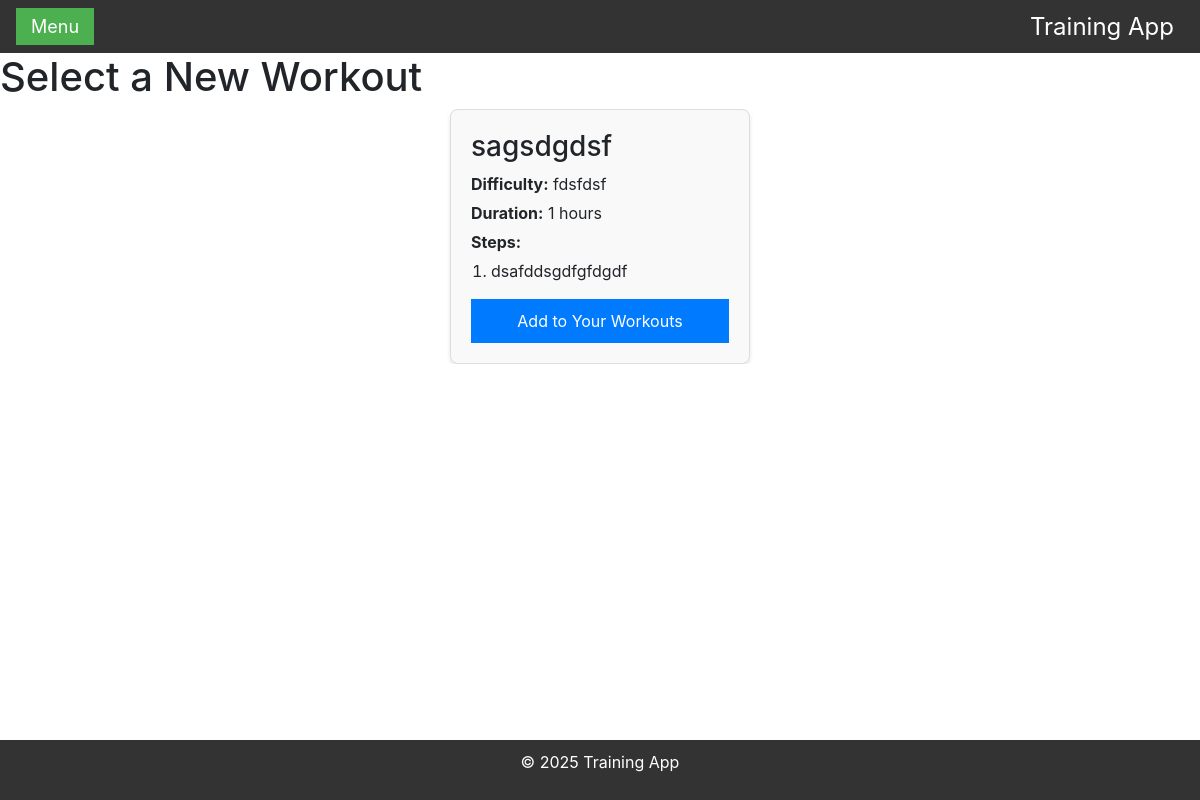
Page /new_workout/ (signed in) on the committed database.
### training/models.py (models this page shows, shortened)
class Workout(models.Model):
    title = models.CharField(max_length=255)  # Pole tekstowe na tytuł treningu
    difficulty = models.CharField(max_length=50)  # Pole tekstowe na poziom trudności
    duration = models.IntegerField()  # Pole liczbowe na czas trwania treningu (w minutach)
    steps = models.TextField()  # Pole tekstowe na kroki/etapy treningu
    is_admin = models.BooleanField(default=False)  # Pole logiczne wskazujące, czy trening został stworzony przez administratora
    created_by = models.ForeignKey(User, on_delete=models.CASCADE, null=True, blank=True)
    created_at = models.DateTimeField(auto_now_add=True)  # Automatyczne ustawienie daty i czasu utworzenia
    achievement = models.ForeignKey(Achievement, on_delete=models.SET_NULL, null=True, blank=True)

### training/views.py (the view)
# urls.py: path('new_workout/', views.select_new_workout, name='new_workout'),  # Wyświetlanie dostępnych nowych treningów
@login_required
def select_new_workout(request):
    user_workouts = Workout.objects.filter(
        is_admin=False,  # Filtruje treningi niebędące administracyjnymi
        created_by__isnull=False,  # Wyklucza treningi bez przypisanego twórcy
        created_by__is_active=True  # Uwzględnia tylko aktywnych użytkowników
    ).exclude(
        id__in=UserWorkout.objects.filter(user=request.user).values_list('workout_id', flat=True)  # Wyklucza treningi już dodane do użytkownika
    )
    admin_workouts = Workout.objects.filter(
        is_admin=True,  # Filtruje treningi administracyjne
        created_by__isnull=True  # Uwzględnia tylko treningi bez twórcy (globalne)
    )
    special_workouts = Workout.objects.filter(is_admin=True)  # Pobiera wszystkie treningi administracyjne
    user_workout_ids = UserWorkout.objects.filter(user=request.user).values_list('workout_id', flat=True)  # Pobiera ID treningów użytkownika
    context = {
        'user_workouts': user_workouts,
        'admin_workouts': admin_workouts,
        'special_workouts': special_workouts,
        'user_workout_ids': user_workout_ids,
    }
    return render(request, 'training/select_new_workout.html', context)  # Renderuje stronę z nowymi treningami

### training/templates/training/select_new_workout.html (shortened to what this page needs)
{% extends 'training/base.html' %}
{% block content %}
<h1>Select a New Workout</h1>
<div id="special-workouts" class="workouts-container">
    {% for workout in special_workouts %}
        <div class="workout-item">
            <h3>{{ workout.title }}</h3>
            <p><strong>Difficulty:</strong> {{ workout.difficulty }}</p>
            <p><strong>Duration:</strong> {{ workout.duration }} hours</p>
            <p><strong>Steps:</strong></p>
            <ol>
                {% for step in workout.steps.splitlines %}
                    <li>{{ step }}</li>
                {% endfor %}
            </ol>
            {% if workout.id not in user_workout_ids %}
                <button onclick="addToYourWorkouts({{ workout.id }})">Add to Your Workouts</button>
            {% endif %}
        </div>
    {% endfor %}
</div>
{% endblock %}

### training/templates/training/base.html (style rules this page uses)
body { font-family: Arial, sans-serif; margin: 0; padding: 0; box-sizing: border-box; }
button { width: 100%; padding: 10px; background-color: #007bff; color: #fff; border: none; border-radius: 4px; cursor: pointer; }

### training/templates/training/select_new_workout.html (style rules this page uses)
.workouts-container { display: flex; flex-wrap: nowrap; gap: 20px; justify-content: center; overflow-x: auto; }
.workout-item { background-color: #f9f9f9; border: 1px solid #ddd; border-radius: 8px; padding: 20px; min-width: 300px; box-shadow: 0 2px 4px rgba(0, 0, 0, 0.1); }
.workout-item h3 { margin-top: 0; }
.workout-item p { margin: 5px 0; }
.workout-item ol { padding-left: 20px; }

### rows in the picture
Workout: title "sagsdgdsf", difficulty "fdsfdsf", duration "1", splitlines "dsafddsgdfgfdgdf"
